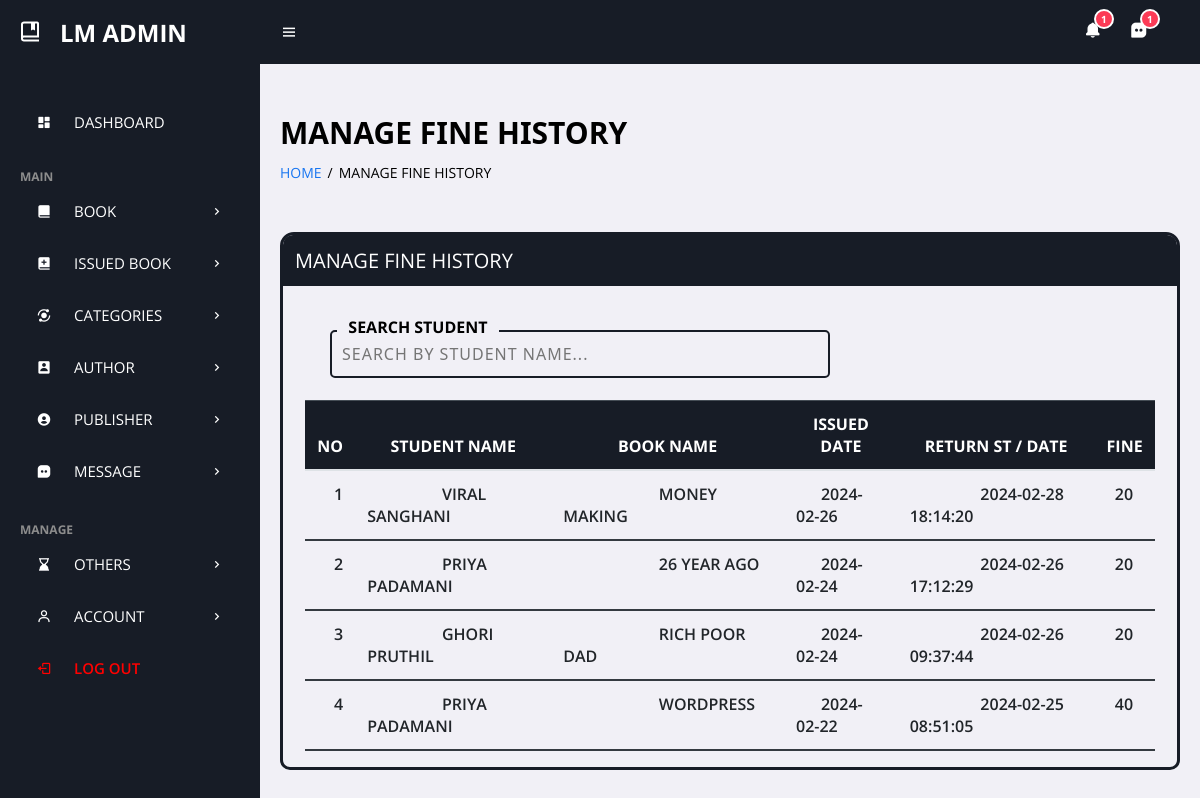
The app's page /admin/fine-history.php (signed in) with its own data.
### tables this page shows
CREATE TABLE `tblissuedbookdetails` (
  `id` int(11) NOT NULL,
  `BookId` int(11) DEFAULT NULL,
  `StudentID` varchar(150) DEFAULT NULL,
  `IssuesDate` date DEFAULT current_timestamp(),
  `FineDate` date DEFAULT current_timestamp(),
  `ReturnDate` timestamp NULL DEFAULT NULL ON UPDATE current_timestamp(),
  `RetrunStatus` int(1) DEFAULT NULL,
  `fine` int(11) DEFAULT NULL
);

CREATE TABLE `tblstudents` (
  `id` int(11) NOT NULL,
  `StudentId` varchar(100) DEFAULT NULL,
  `FullName` varchar(120) DEFAULT NULL,
  `EmailId` varchar(120) DEFAULT NULL,
  `otp` int(11) NOT NULL,
  `MobileNumber` char(11) DEFAULT NULL,
  `Password` varchar(120) DEFAULT NULL,
  `Status` int(1) DEFAULT NULL,
  `RegDate` timestamp NULL DEFAULT current_timestamp(),
  `UpdationDate` timestamp NULL DEFAULT NULL ON UPDATE current_timestamp()
);

CREATE TABLE `tblbooks` (
  `id` int(11) NOT NULL,
  `BookName` varchar(255) DEFAULT NULL,
  `CatId` int(11) DEFAULT NULL,
  `AuthorId` int(11) DEFAULT NULL,
  `PubId` int(11) DEFAULT NULL,
  `ISBNNumber` varchar(25) DEFAULT NULL,
  `BookPrice` decimal(10,2) DEFAULT NULL,
  `bookImage` varchar(250) NOT NULL,
  `isIssued` int(1) DEFAULT NULL,
  `RegDate` timestamp NULL DEFAULT current_timestamp(),
  `UpdationDate` timestamp NULL DEFAULT NULL ON UPDATE current_timestamp()
);

### admin/fine-history.php (the view, shortened to what this page needs)
<?php
include('includes/config.php');
if(strlen($_SESSION['alogin'])==0)
    {
header('location:index.php');
}
else{
    ?>
<!DOCTYPE html>
<html xmlns="http://www.w3.org/1999/xhtml">
<head>
</head>
<?php include('includes/header.php');?>
<main>
    <h1 class="title">manage fine history</h1>
    <ul class="breadcrumbs">
        <li><a href="dashboard.php">Home</a></li>
        <li class="divider">/</li>
        <li><a href="fine-history.php" class="active">manage fine history</a></li>
    </ul>
    <div class="bigbox">
        <div class="box">
            <p>manage fine history</p>
        </div><br>
        <div style="margin-bottom: 10px; margin-left: 27px;">
            <div class="coolinput">
                <label for="input" class="text">&nbsp; SEARCH student&nbsp;&nbsp;</label>
                <input class="input" id="searchInput" type="text" placeholder="SEARCH BY STUDENT NAME..."
                    autocomplete="off" onkeyup="filterTable()" />
            </div>
        </div>
        <table id="myTable" class="table">
            <thead class="table-dark">
                <tr>
                    <th>no</th>
                    <th>Student Name</th>
                    <th>Book Name</th>
                    <th>Issued Date</th>
                    <th>return st / date</th>
                    <th>fine</th>
                </tr>
            </thead>
            <tbody>
                <?php
                $sql = "SELECT tblissuedbookdetails.fine, tblstudents.FullName, tblbooks.BookName, tblbooks.ISBNNumber, tblissuedbookdetails.IssuesDate, tblissuedbookdetails.ReturnDate, tblissuedbookdetails.id as rid
                        FROM tblissuedbookdetails
                        JOIN tblstudents ON tblstudents.StudentId=tblissuedbookdetails.StudentId
                        JOIN tblbooks ON tblbooks.id=tblissuedbookdetails.BookId
                        WHERE tblissuedbookdetails.fine > 0
                        ORDER BY tblissuedbookdetails.id DESC";
                $query = $dbh->prepare($sql);
                $query->execute();
                $results = $query->fetchAll(PDO::FETCH_OBJ);
                $cnt = 1;
                if ($query->rowCount() > 0) {
                    foreach ($results as $result) {
                        ?>
                <tr class="odd gradeX">
                    <td class="center">&nbsp;&nbsp;&nbsp;&nbsp;<?php echo htmlentities($cnt); ?></td>
                    <td class="center">&nbsp;&nbsp;&nbsp;&nbsp;&nbsp;&nbsp;&nbsp;&nbsp;&nbsp;&nbsp;&nbsp;&nbsp;&nbsp;&nbsp;&nbsp;&nbsp;&nbsp;&nbsp;<?php echo htmlentities($result->FullName); ?></td>
                    <td class="center">&nbsp;&nbsp;&nbsp;&nbsp;&nbsp;&nbsp;&nbsp;&nbsp;&nbsp;&nbsp;&nbsp;&nbsp;&nbsp;&nbsp;&nbsp;&nbsp;&nbsp;&nbsp;&nbsp;&nbsp;&nbsp;&nbsp;&nbsp;<?php echo htmlentities($result->BookName); ?></td>
                    <td class="center">
                        &nbsp;&nbsp;&nbsp;&nbsp;&nbsp;&nbsp;<?php echo htmlentities($result->IssuesDate); ?></td>
                    <td class="center">&nbsp;&nbsp;&nbsp;&nbsp;&nbsp;&nbsp;&nbsp;&nbsp;&nbsp;&nbsp;&nbsp;&nbsp;&nbsp;&nbsp;&nbsp;&nbsp;&nbsp;<?php if ($result->ReturnDate == "") {
                    echo htmlentities("NOT RETURN YET");
                } else {
                    echo htmlentities($result->ReturnDate);
                } ?></td>
                    <td class="center">&nbsp;&nbsp;<?php echo htmlentities($result->fine); ?></td>
                </tr>
                <?php
        $cnt = $cnt + 1;
    }
}
?>
            </tbody>
        </table>
    </body>
</html>
</body>
</html>
<?php } ?>

### admin/assets/css/admin_style.css (style rules this page uses)
:root { --header-height: 2.5rem; --black-color: hsl(220, 24%, 12%); --black-color-light: hsl(220, 24%, 15%); --black-color-lighten: hsl(220, 20%, 18%); --white-color: #fff; --body-color: hsl(220, 100%, 97%); --body-font: "Montserrat", sans-serif; --normal-font-size: .938rem; --font-regular: 400; --font-semi-bold: 600; --z-tooltip: 10; --z-fixed: 100; }
@media screen and (min-width: 1024px) { :root { --normal-font-size: 1rem; } }
* { font-family: 'Open Sans', sans-serif; margin: 0; padding: 0; box-sizing: border-box; text-transform: uppercase !important; }
:root { --grey: #F1F0F6; --dark-grey: #8D8D8D; --light: #fff; --dark: #000; --green: #81D43A; --light-green: #E3FFCB; --blue: #1775F1; --light-blue: #D0E4FF; --dark-blue: #0C5FCD; --red: #FC3B56; }
html { overflow-x: hidden; }
body { background: var(--grey); overflow-x: hidden; }
a { text-decoration: none; }
li { list-style: none; }
main { width: 100%; padding: 24px 20px 20px 20px; }
main .title { font-size: 30px; font-weight: 600; margin-bottom: 10px; font-family: system-ui, -apple-system, BlinkMacSystemFont, 'Segoe UI', Roboto, Oxygen, Ubuntu, Cantarell, 'Open Sans', 'Helvetica Neue', sans-serif !important; }
main .breadcrumbs { display: flex; grid-gap: 6px; }
main .breadcrumbs li, main .breadcrumbs li a { font-size: 14px; }
main .breadcrumbs li a { color: var(--blue); }
main .breadcrumbs li a.active, main .breadcrumbs li.divider { color: black; pointer-events: none; }
.bigbox { border: 3px solid hsl(220, 24%, 12%); border-bottom-left-radius: 10px; border-bottom-right-radius: 10px; border-top-left-radius: 14px; border-top-right-radius: 14px; width: auto; height: auto; margin-top: 50px; }
.box { border: 2px solid hsl(220, 24%, 12%); border-top-left-radius: 10px; border-top-right-radius: 10px; width: auto; height: auto; background-color: hsl(220, 24%, 12%); color: white; padding: 10px; font-family: system-ui, -apple-system, BlinkMacSystemFont, 'Segoe UI', Roboto, Oxygen, Ubuntu, Cantarell, 'Open Sans', 'Helvetica Neue', sans-serif !important; font-size: 20px; padding-bottom: 10px; }
.coolinput { display: flex; flex-direction: column; width: fit-content; position: static; max-width: 240px; margin-left: 20px; }
.coolinput label.text { font-size: 1rem; color: black; font-weight: 700; position: relative; top: 0.5rem; margin: 0 0 0 7px; padding: 0 3px; background: var(--grey); width: fit-content; }
.coolinput input[type=text].input { padding: 11px 10px; font-size: 1rem; border: 2px var(--black-color) solid; border-radius: 5px; background: var(--grey) !important; color: black; width: 500px; font-weight: 500; font-family: system-ui, -apple-system, BlinkMacSystemFont, 'Segoe UI', Roboto, Oxygen, Ubuntu, Cantarell, 'Open Sans', 'Helvetica Neue', sans-serif; letter-spacing: 1px; }
table { border-collapse: collapse; }
.table { width: 95%; margin-bottom: 1rem; color: #212529; margin-left: 2.5% !important; margin-top: 2.5% !important; }
.table td, .table th { padding: .75rem; vertical-align: top; border-top: 1px solid #dee2e6; }
.table thead th { vertical-align: bottom; border-bottom: 2px solid #dee2e6; }
.table-dark, .table-dark>td, .table-dark>th { background-color: #c6c8ca; }
.table-dark tbody+tbody, .table-dark td, .table-dark th, .table-dark thead th { border-color: #95999c; }
.table-dark { color: #fff; background-color: #343a40; }
.table-dark td, .table-dark th, .table-dark thead th { border-color: #454d55; }
tbody tr { border-bottom: 2px solid #343a40; }
.table-dark { background-color: var(--black-color) !important; }
tr.odd.gradeX { font-weight: 600; }

### admin/fine-history.php (style rules this page uses)
tr.odd.gradeX { font-weight: 600; }

### records on screen
tblissuedbookdetails: tblstudents.FullName "VIRAL SANGHANI", BookId.BookName "MONEY MAKING", IssuesDate "2024-02-26", ReturnDate "2024-02-28 18:14:20", fine "20"
tblissuedbookdetails: tblstudents.FullName "PRIYA PADAMANI", BookId.BookName "26 YEAR AGO", IssuesDate "2024-02-24", ReturnDate "2024-02-26 17:12:29", fine "20"
tblissuedbookdetails: tblstudents.FullName "GHORI PRUTHIL", BookId.BookName "RICH POOR DAD", IssuesDate "2024-02-24", ReturnDate "2024-02-26 09:37:44", fine "20"
tblissuedbookdetails: tblstudents.FullName "PRIYA PADAMANI", BookId.BookName "WORDPRESS", IssuesDate "2024-02-22", ReturnDate "2024-02-25 08:51:05", fine "40"

### other values on screen
$counthelp "1"
$countmessage "1"
